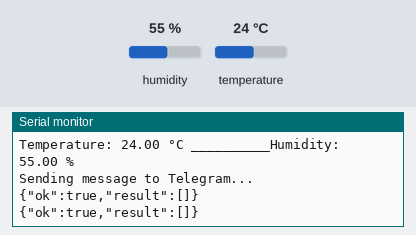
The sketch below on a simulated ESP32. Shown: the last lines printed to the serial monitor. The test bench sets the inputs (shaded band); at power-on: humidity 55 %, temperature 24 °C. WiFi joins after 1.5 s; servers stay silent unless stated; web services answer with replies made up by the test bench.

Above: at 3.7 s.
3.8 s: humidity set to 22 %
At 8.11 s:
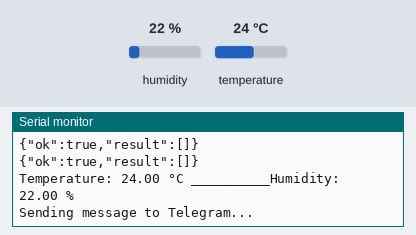
9.9 s: temperature set to 12 °C
At 13.53 s:
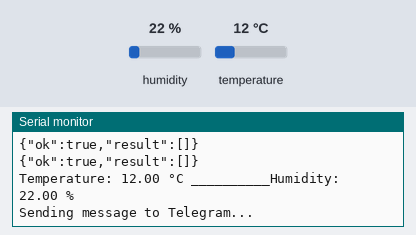
16.0 s: humidity set to 40 %
At 18.96 s:
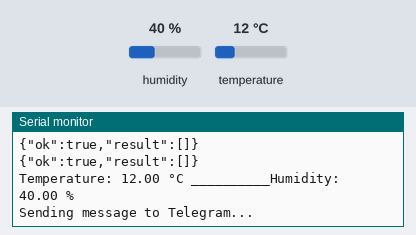
Timing chart, 0 to 20.5 s (numbered marks = the images above; inputs shaded):
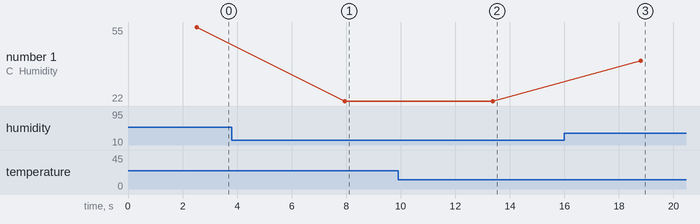

The sketch:

dht11_with_telegram.ino
```cpp
#include <DHT.h>
#include <WiFi.h>
#include <HTTPClient.h>
#include <ArduinoJson.h>

#define DHTPIN 13
#define DHTTYPE DHT11

#define BOT_TOKEN "7223310266:AAH_pTQSeZPTmydouaC3J5_KkpZzyEoyObQ"
#define CHAT_ID "6241323443"

const char* ssid = "projectpulse";
const char* password = "hailucky123";

WiFiServer server(80);

DHT dht(DHTPIN, DHTTYPE);
float temperature;
float humidity;
void setup() {
  Serial.begin(115200);
  delay(1000);
  dht.begin();
   WiFi.begin(ssid, password);
  while (WiFi.status() != WL_CONNECTED) {
    delay(500);
    Serial.print(".");
  }
  Serial.println("\nWiFi connected.");
  Serial.print("IP address: ");
  Serial.println(WiFi.localIP());
  server.begin();
}

void loop() {

  float temperature = dht.readTemperature();
  float humidity = dht.readHumidity();

  Serial.print("Temperature: ");
  Serial.print(temperature);
  Serial.print(" °C ");
  Serial.print("__________");
  Serial.print("Humidity: ");
  Serial.print(humidity);
  Serial.println(" %\t");

  if (temperature > 20.0 || humidity > 20.0) {
    sendTelegramMessage(humidity,temperature);
  }

  delay(5000);
}
void sendTelegramMessage(float humidity,float temperature) {
  Serial.println("Sending message to Telegram...");
  HTTPClient http;
  String message = "Humidity detected: " + String(humidity) + "%";
  String message1 = "Temperature detected: " + String(temperature) + "c";
  String url = "https://api.telegram.org/bot" + String(BOT_TOKEN) + "/sendMessage?chat_id=" + String(CHAT_ID) + "&text=" + message;
  http.begin(url);
  int httpCode = http.GET();
  if (httpCode > 0) {
    if (httpCode == HTTP_CODE_OK)
    {
      String payload = http.getString();
      Serial.println(payload);
    }
  }
  http.end();


  message = "Temperature detected: " + String(temperature) + "°C";
  url = "https://api.telegram.org/bot" + String(BOT_TOKEN) + "/sendMessage?chat_id=" + String(CHAT_ID) + "&text=" + message;
  http.begin(url);
  httpCode = http.GET();
  if (httpCode > 0) {
    if (httpCode == HTTP_CODE_OK) {
      String payload = http.getString();
      Serial.println(payload);
    } else {
      Serial.println("Error: " + String(httpCode));
    }
  } else {
    Serial.println("Error on HTTP request: " + http.errorToString(httpCode));
  }
  http.end();
}
```

Measured:
- after the input at 3.8 s, the serial monitor: prints a new line after 4.2 s (image 1)
- after the input at 9.9 s, the serial monitor: prints a new line after 3.5 s (image 2)
- after the input at 16.0 s, the serial monitor: prints a new line after 2.8 s (image 3)
- plotted number 1: 55 → 22 after the input at 3.8 s, 22 → 40 after the input at 16.0 s
